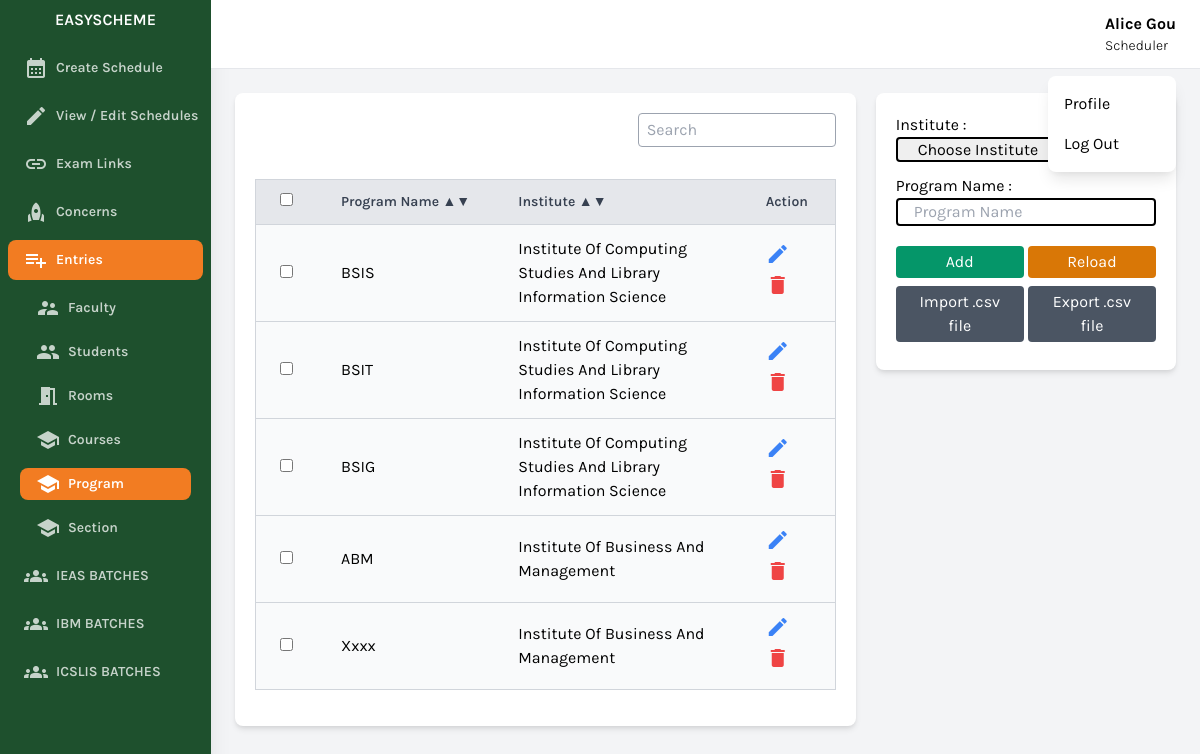
Screenshot of /scheduler/view-program-table.php (signed in) with the database file from the repository.
### tables this page shows
CREATE TABLE `user` (
  `id` bigint(20) NOT NULL,
  `name` varchar(256) NOT NULL,
  `username` varchar(256) NOT NULL,
  `password` varchar(256) NOT NULL,
  `position` varchar(256) NOT NULL,
  `status` int(11) NOT NULL DEFAULT 0
);

CREATE TABLE `program_details` (
  `id` bigint(20) NOT NULL,
  `program_name` varchar(256) NOT NULL,
  `institute` bigint(20) NOT NULL,
  `status` int(11) NOT NULL DEFAULT 0
);

CREATE TABLE `institutes` (
  `id` bigint(20) NOT NULL,
  `name` varchar(256) NOT NULL,
  `status` int(11) NOT NULL DEFAULT 0
);

### conn/conn.php (called while the page is built, shortened)
<?php
class DatabaseHandler {
    private $pdo;
    public function __construct() {
        $dbHost = 'localhost';
        $dbPort = '3306';
        $dbName = DBNAME;
        $dbUser = DBUSER;
        $dbPassword = DBPASSWORD;
        try {
            $dsn = "mysql:host=$dbHost;port=$dbPort;dbname=$dbName";
            $this->pdo = new PDO($dsn, $dbUser, $dbPassword);
            $this->pdo->setAttribute(PDO::ATTR_ERRMODE, PDO::ERRMODE_EXCEPTION);
        } catch (PDOException $e) {
            echo "Connection failed: " . $e->getMessage();
        }
    }
    public function getAllProgram() {
        try {
            $stmt = $this->pdo->prepare("
                SELECT a.*,b.name FROM `program_details` as a
                JOIN institutes as b
                ON a.institute = b.id
                WHERE a.status = 0 AND b.status = 0
            ");
            $stmt->execute();
            $result = $stmt->fetchAll(PDO::FETCH_ASSOC);
            return $result;
        } catch (PDOException $e) {
            echo "Query failed: " . $e->getMessage();
        }
    }
    public function getIdByColumnValue($tableName, $columnName, $columnValue, $idColumnName) {
        try {
            $stmt = $this->pdo->prepare("SELECT $idColumnName FROM $tableName WHERE $columnName = :column_value");
            $stmt->bindParam(':column_value', $columnValue);
            $stmt->execute();
            $result = $stmt->fetch(PDO::FETCH_ASSOC);
            if ($result) {
                return $result[$idColumnName];
            } else {
                return null;
            }
        } catch (PDOException $e) {
            return null;
        }
    }
}
?>

### scheduler/view-program-table.php (the view, shortened to what this page needs)
<?php
include 'components/header.php';
?>
<div class="w-full h-screen overflow-x-hidden border-t flex flex-col">
    <main class="w-full grid grid-cols-3 gap-x-5 p-6 pt-2">
        <div class="w-full col-span-3 lg:col-span-2">
            <div class="card bg-white shadow-md rounded-lg p-5 mt-4">
                <p class="text-right">
                <input type="text" placeholder="Search" id="searchInput" class="border px-2 py-1 text-gray-800 rounded border-gray-400 mb-4">
                </p>
                <div class="overflow-scroll w-full my-4">
                    <div class="table-responsive bg-black">
                        <table id="programTable" class="bg-white border border-gray-300 rounded-lg shadow-md min-w-full">
                        <thead>
    <tr>
        <th class="py-3 whitespace-nowrap px-6 bg-gray-200 text-left text-sm font-semibold text-gray-700 border-b border-gray-300">
            <input type="checkbox" id="selectAll">
        </th>
        <th class="py-3 whitespace-nowrap px-6 bg-gray-200 text-left text-sm font-semibold text-gray-700 border-b border-gray-300">
            Program Name
            <span class="sort-icon cursor-pointer" onclick="sortTable(1)">
                &#x25B2;&#x25BC;
            </span>
        </th>
        <th class="py-3 px-6 bg-gray-200 text-left text-sm font-semibold text-gray-700 border-b border-gray-300">
            Institute
            <span class="sort-icon cursor-pointer" onclick="sortTable(2)">
                &#x25B2;&#x25BC;
            </span>
        </th>
        <th class="py-3 px-6 bg-gray-200 text-left text-sm font-semibold text-gray-700 border-b border-gray-300">
            Action
        </th>
    </tr>
</thead>
<tbody>
    <?php
        $rows = $db->getAllProgram();
    foreach ($rows as $row) {
        $id = ucwords($row['id']);
        $program_name = ucwords($row['program_name']);
        $name = ucwords($row['name']);
        echo '<tr class="bg-gray-50 hover:bg-gray-100 transition-colors duration-200">
            <td class="py-3 px-6 border-b border-gray-300">
                <input type="checkbox" class="selectRow" data-id="'.$id.'">
            </td>
            <td class="py-3 px-6 border-b border-gray-300">'.$program_name.'</td>
            <td class="py-3 px-6 border-b border-gray-300">'.$name.'</td>
            <td class="py-3 px-6 border-b border-gray-300">
                <i class="btnEdit text-blue-500 material-icons cursor-pointer hover:opacity-40">edit</i>
                <i class="btnDelete text-red-500 material-icons cursor-pointer hover:opacity-40">delete</i>
            </td>
        </tr>';
    }
    ?>
</tbody>
                        </table>
                    </div>
                </div>
            </div>
        </div>
        <div class="w-full col-span-3 lg:col-span-1">
            <div class="card bg-white shadow-md rounded-lg p-5 mt-4">
                <form id="formSubmit">
                        <div class="flex flex-col gap-3 items-center">
                            <div class="grid w-full">
                                <p>Institute :</p>
                                <select id="institute" name="institute" class="border-black border-2 rounded px-4 w-full">
                            <option value="">Choose Institute</option>
                        </select>
                            </div>
                            <div class="grid w-full">
                                <p>Program Name :</p>
                                <input required type="text" id="program_name" name="program_name" class="border-black border-2 rounded px-4" placeholder="Program Name">
                            </div>
                            <div class="w-full ">
                                <div class="grid grid-cols-2 gap-1 my-2">
                                <button type="button" id="btnMode" class="openModal bg-green-600 text-white rounded px-3 py-1">Add</button>
                                <button type="button" id="btnReload" class="openModal bg-yellow-600 text-white rounded px-3 py-1">Reload</button>
                                </div>
                                <div class="grid grid-cols-2 gap-1 my-2">
                                    <button type="button" id="importCsvBtn" class="bg-gray-600 text-white rounded px-3 py-1">Import .csv file</button>
                                    <button type="button" id="exportCsvBtn" class="bg-gray-600 text-white rounded px-3 py-1">Export .csv file</button>
                                </div>
                            </div>
                        </div>
                </form>
            </div>
        </div>
    </main>
</div>
<?php
include 'components/footer.php';
?>

### scheduler/components/header.php (shortened to what this page needs)
<?php
include '../conn/conn.php';
$db = new DatabaseHandler();
$user_name = ucwords($db->getIdByColumnValue('user', 'id',$_SESSION['id'],'name'));
$user_position = ucwords($db->getIdByColumnValue('user', 'id',$_SESSION['id'],'position'));
?>
<!DOCTYPE html>
<html lang="en">
<head>
    <link href="https://cdnjs.cloudflare.com/ajax/libs/tailwindcss/2.2.19/tailwind.min.css" rel="stylesheet">
</head>
<body class="bg-gray-100 font-family-karla flex">
    <aside class="relative bg-sidebar h-screen w-64 hidden sm:block shadow-xl">
        <div class="p-2  text-center">
            <a href="" class="text-white  font-semibold uppercase hover:text-gray-300">
                        <p>EasyScheme</p>
            </a>
        </div>
        <nav x-data="{ openItem: null }" class="text-white text-base font-semibold ">
            <a href="create-schedule.php" class="nav-1 flex items-center text-white opacity-75 text-sm hover:opacity-100 py-2 m-2 rounded-lg  pl-4 nav-item">
                <i class="material-icons mr-2">calendar_month</i>
                Create Schedule
            </a>
            <a href="view-edit-schedule.php" class="nav-2 flex items-center text-white opacity-75 text-sm hover:opacity-100 py-2 m-2 rounded-lg  pl-4 nav-item">
                <i class="material-icons mr-2">edit</i>
                View / Edit Schedules
            </a>
            <a href="view-exam-links.php" class="nav-3 flex items-center text-white opacity-75 text-sm hover:opacity-100 py-2 m-2 rounded-lg  pl-4 nav-item">
                <i class="material-icons mr-2">link</i>
                Exam Links
            </a>
            <a href="raise-concerns.php" class="nav-10 flex items-center text-white opacity-75 text-sm hover:opacity-100 py-2 m-2 rounded-lg  pl-4 nav-item">
                <i class="material-icons mr-2">rocket</i>
                Concerns
            </a>
            <a @click="openItem === 1 ? openItem = null : openItem = 1"  class="entries flex items-center text-white opacity-75 text-sm hover:opacity-100 py-2 m-2 rounded-lg  pl-4 nav-item">
                <i class="material-icons mr-2">playlist_add</i>
                Entries
            </a>
            <a href="view-entries.php?type=faculty">
                <div x-show="openItem === 1" class="nav-4 flex items-center text-white opacity-75 text-sm hover:opacity-100 py-1 my-3 mx-5 m-0 rounded-lg  pl-4 nav-item">
                    <i class="material-icons mr-2">supervisor_account</i>
                    Faculty
                </div>
            </a>
            <a href="view-entries.php?type=student">
                <div x-show="openItem === 1" class="nav-5 flex items-center text-white opacity-75 text-sm hover:opacity-100 py-1 my-3 mx-5 m-0 rounded-lg  pl-4 nav-item">
                    <i class="material-icons mr-2">group</i>
                    Students
                </div>
            </a>
            <a href="view-room-table.php">
            <div x-show="openItem === 1" class="nav-6 flex items-center text-white opacity-75 text-sm hover:opacity-100 py-1 my-3 mx-5 m-0 rounded-lg  pl-4 nav-item">
                    <i class="material-icons mr-2">meeting_room</i>
                    Rooms
                </div>
           </a>
            <a href="view-course-table.php">
                <div x-show="openItem === 1" class="nav-7 flex items-center text-white opacity-75 text-sm hover:opacity-100 py-1 my-3 mx-5 m-0 rounded-lg  pl-4 nav-item">
                    <i class="material-icons mr-2">school</i>
                    Courses
                </div>
            </a>
            <a href="view-program-table.php">
                <div x-show="openItem === 1" class="nav-8 flex items-center text-white opacity-75 text-sm hover:opacity-100 py-1 my-3 mx-5 m-0 rounded-lg  pl-4 nav-item">
                    <i class="material-icons mr-2">school</i>
                    Program
                </div>
            </a>
            <a href="view-section-table.php">
                <div x-show="openItem === 1" class="nav-9 flex items-center text-white opacity-75 text-sm hover:opacity-100 py-1 my-3 mx-5 m-0 rounded-lg  pl-4 nav-item">
                    <i class="material-icons mr-2">school</i>
                    Section
                </div>
            </a>
            <a href="view-batch-programs.php?i=1" class="nav-11 flex items-center text-white opacity-75 text-sm hover:opacity-100 py-2 m-2 rounded-lg  pl-4 nav-item">
                <i class="material-icons mr-2">groups</i>
                IEAS BATCHES
            </a>
            <a href="view-batch-programs.php?i=2" class="nav-12 flex items-center text-white opacity-75 text-sm hover:opacity-100 py-2 m-2 rounded-lg  pl-4 nav-item">
                <i class="material-icons mr-2">groups</i>
                IBM BATCHES
            </a>
            <a href="view-batch-programs.php?i=3" class="nav-13 flex items-center text-white opacity-75 text-sm hover:opacity-100 py-2 m-2 rounded-lg  pl-4 nav-item">
                <i class="material-icons mr-2">groups</i>
                ICSLIS BATCHES
            </a>
        </nav>
    </aside>
    <div class="relative w-full flex flex-col h-screen overflow-y-hidden">
        <header class="w-full items-center bg-white py-3 px-6 hidden sm:flex">
            <div x-data="{ isOpen: false }" class="relative w-1/2 flex justify-end">
                <div class="grid grid-cols-2 items-center justify-center">
                    <div class="grid " style="cursor:pointer" @click="isOpen = !isOpen">
                        <p class="text-base font-bold"><?=$user_name?></p>
                        <p class="text-sm font-light"><?=$user_position?></p>
                    </div>
                </div>
                <button x-show="isOpen" @click="isOpen = false" class="h-full w-full fixed inset-0 cursor-default"></button>
                <div x-show="isOpen" class="absolute w-32 bg-white rounded-lg shadow-lg py-2 mt-16">
                    <a href="profile.php" class="block px-4 py-2 account-link hover:text-white">Profile</a>
                    <a href="../" class="block px-4 py-2 account-link hover:text-white">Log Out</a>
                </div>
            </div>
        </header>

### scheduler/components/header.php (style rules this page uses)
.font-family-karla { font-family: karla; }
.bg-sidebar { background: #1e502d; }
.active-nav-link { background: #f27c22; }

### rows the page displays
user: name "Alice Gou", position "Scheduler"
program_details: program_name "BSIS", institutes.name "Institute Of Computing Studies And Library Information Science"
program_details: program_name "BSIT", institutes.name "Institute Of Computing Studies And Library Information Science"
program_details: program_name "BSIG", institutes.name "Institute Of Computing Studies And Library Information Science"
program_details: program_name "ABM", institutes.name "Institute Of Business And Management"
program_details: program_name "Xxxx", institutes.name "Institute Of Business And Management"
